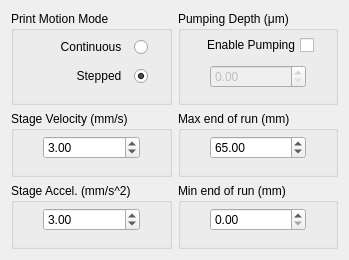
     <widget class="QWidget" name="StageControl">
      <property name="geometry">
       <rect>
        <x>0</x>
        <y>0</y>
        <width>349</width>
        <height>260</height>
       </rect>
      </property>
      <attribute name="label">
       <string>                         Stage Control</string>
      </attribute>
      <layout class="QGridLayout" name="gridLayout_9">
       <item row="0" column="0">
        <layout class="QGridLayout" name="gridLayout_3" rowstretch="10,7,7" columnstretch="1,1">
         <item row="2" column="1">
          <widget class="QGroupBox" name="MinEndOfRunBoxDMD2">
           <property name="title">
            <string>Min end of run (mm)</string>
           </property>
           <layout class="QGridLayout" name="gridLayout_24" columnstretch="1,4,1">
            <property name="leftMargin">
             <number>5</number>
            </property>
            <property name="topMargin">
             <number>0</number>
            </property>
            <property name="rightMargin">
             <number>5</number>
            </property>
            <item row="0" column="1">
             <widget class="QDoubleSpinBox" name="MinEndOfRunParamDMD2">
              <property name="sizePolicy">
               <sizepolicy hsizetype="Minimum" vsizetype="Fixed">
                <horstretch>0</horstretch>
                <verstretch>0</verstretch>
               </sizepolicy>
              </property>
             </widget>
            </item>
            <item row="0" column="0">
             <spacer name="horizontalSpacer_23">
              <property name="orientation">
               <enum>Qt::Horizontal</enum>
              </property>
              <property name="sizeHint" stdset="0">
               <size>
                <width>40</width>
                <height>20</height>
               </size>
              </property>
             </spacer>
            </item>
            <item row="0" column="2">
             <spacer name="horizontalSpacer_24">
              <property name="orientation">
               <enum>Qt::Horizontal</enum>
              </property>
              <property name="sizeHint" stdset="0">
               <size>
                <width>40</width>
                <height>20</height>
               </size>
              </property>
             </spacer>
            </item>
           </layout>
          </widget>
         </item>
         <item row="2" column="0">
          <widget class="QGroupBox" name="StageAccelerationBoxDMD2">
           <property name="title">
            <string>Stage Accel. (mm/s^2)</string>
           </property>
           <layout class="QGridLayout" name="gridLayout_25" columnstretch="1,4,1">
            <property name="leftMargin">
             <number>5</number>
            </property>
            <property name="topMargin">
             <number>0</number>
            </property>
            <property name="rightMargin">
             <number>5</number>
            </property>
            <item row="0" column="0">
             <spacer name="horizontalSpacer_17">
              <property name="orientation">
               <enum>Qt::Horizontal</enum>
              </property>
              <property name="sizeHint" stdset="0">
               <size>
                <width>40</width>
                <height>20</height>
               </size>
              </property>
             </spacer>
            </item>
            <item row="0" column="1">
             <widget class="QDoubleSpinBox" name="StageAccelParamDMD2">
              <property name="sizePolicy">
               <sizepolicy hsizetype="Minimum" vsizetype="Fixed">
                <horstretch>0</horstretch>
                <verstretch>0</verstretch>
               </sizepolicy>
              </property>
              <property name="value">
               <double>3.000000000000000</double>
              </property>
             </widget>
            </item>
            <item row="0" column="2">
             <spacer name="horizontalSpacer_18">
              <property name="orientation">
               <enum>Qt::Horizontal</enum>
              </property>
              <property name="sizeHint" stdset="0">
               <size>
                <width>40</width>
                <height>20</height>
               </size>
              </property>
             </spacer>
            </item>
           </layout>
          </widget>
         </item>
         <item row="1" column="0">
          <widget class="QGroupBox" name="StageVelocityBoxDMD2">
           <property name="title">
            <string>Stage Velocity (mm/s)</string>
           </property>
           <layout class="QGridLayout" name="gridLayout_22" columnstretch="1,4,1">
            <property name="leftMargin">
             <number>5</number>
            </property>
            <property name="topMargin">
             <number>0</number>
            </property>
            <property name="rightMargin">
             <number>5</number>
            </property>
            <item row="0" column="1">
             <widget class="QDoubleSpinBox" name="StageVelocityParamDMD2">
              <property name="sizePolicy">
               <sizepolicy hsizetype="Minimum" vsizetype="Fixed">
                <horstretch>0</horstretch>
                <verstretch>0</verstretch>
               </sizepolicy>
              </property>
              <property name="value">
               <double>3.000000000000000</double>
              </property>
             </widget>
            </item>
            <item row="0" column="2">
             <spacer name="horizontalSpacer_19">
              <property name="orientation">
               <enum>Qt::Horizontal</enum>
              </property>
              <property name="sizeHint" stdset="0">
               <size>
                <width>40</width>
                <height>20</height>
               </size>
              </property>
             </spacer>
            </item>
            <item row="0" column="0">
             <spacer name="horizontalSpacer_20">
              <property name="orientation">
               <enum>Qt::Horizontal</enum>
              </property>
              <property name="sizeHint" stdset="0">
               <size>
                <width>40</width>
                <height>20</height>
               </size>
              </property>
             </spacer>
            </item>
           </layout>
          </widget>
         </item>
         <item row="1" column="1">
          <widget class="QGroupBox" name="MaxEndOfRunBoxDMD2">
           <property name="enabled">
            <bool>true</bool>
           </property>
           <property name="title">
            <string>Max end of run (mm)</string>
           </property>
           <layout class="QGridLayout" name="gridLayout_23" columnstretch="1,4,1">
            <property name="leftMargin">
             <number>5</number>
            </property>
            <property name="topMargin">
             <number>0</number>
            </property>
            <property name="rightMargin">
             <number>5</number>
            </property>
            <item row="0" column="0">
             <spacer name="horizontalSpacer_21">
              <property name="orientation">
               <enum>Qt::Horizontal</enum>
              </property>
              <property name="sizeHint" stdset="0">
               <size>
                <width>40</width>
                <height>20</height>
               </size>
              </property>
             </spacer>
            </item>
            <item row="0" column="1">
             <widget class="QDoubleSpinBox" name="MaxEndOfRunParamDMD2">
              <property name="sizePolicy">
               <sizepolicy hsizetype="Minimum" vsizetype="Fixed">
                <horstretch>0</horstretch>
                <verstretch>0</verstretch>
               </sizepolicy>
              </property>
              <property name="value">
               <double>65.000000000000000</double>
              </property>
             </widget>
            </item>
            <item row="0" column="2">
             <spacer name="horizontalSpacer_22">
              <property name="orientation">
               <enum>Qt::Horizontal</enum>
              </property>
              <property name="sizeHint" stdset="0">
               <size>
                <width>40</width>
                <height>20</height>
               </size>
              </property>
             </spacer>
            </item>
           </layout>
          </widget>
         </item>
         <item row="0" column="0">
          <widget class="QGroupBox" name="MotionModeBox">
           <property name="title">
            <string>Print Motion Mode</string>
           </property>
           <layout class="QGridLayout" name="gridLayout_21" columnstretch="8,1">
            <property name="leftMargin">
             <number>5</number>
            </property>
            <property name="topMargin">
             <number>0</number>
            </property>
            <property name="rightMargin">
             <number>5</number>
            </property>
            <property name="verticalSpacing">
             <number>3</number>
            </property>
            <item row="1" column="0">
             <widget class="QRadioButton" name="SteppedMotionButtonDMD2">
              <property name="layoutDirection">
               <enum>Qt::RightToLeft</enum>
              </property>
              <property name="styleSheet">
               <string notr="true">font: 9pt &quot;MS Shell Dlg 2&quot;;</string>
              </property>
              <property name="text">
               <string>Stepped  </string>
              </property>
              <property name="iconSize">
               <size>
                <width>40</width>
                <height>40</height>
               </size>
              </property>
              <property name="checked">
               <bool>true</bool>
              </property>
             </widget>
            </item>
            <item row="0" column="0">
             <widget class="QRadioButton" name="ContinuousMotionButtonDMD2">
              <property name="layoutDirection">
               <enum>Qt::RightToLeft</enum>
              </property>
              <property name="styleSheet">
               <string notr="true">font: 9pt &quot;MS Shell Dlg 2&quot;;</string>
              </property>
              <property name="text">
               <string>Continuous  </string>
              </property>
              <property name="iconSize">
               <size>
                <width>40</width>
                <height>40</height>
               </size>
              </property>
              <property name="checked">
               <bool>false</bool>
              </property>
             </widget>
            </item>
            <item row="0" column="1">
             <spacer name="horizontalSpacer_15">
              <property name="orientation">
               <enum>Qt::Horizontal</enum>
              </property>
              <property name="sizeHint" stdset="0">
               <size>
                <width>40</width>
                <height>20</height>
               </size>
              </property>
             </spacer>
            </item>
            <item row="1" column="1">
             <spacer name="horizontalSpacer_16">
              <property name="orientation">
               <enum>Qt::Horizontal</enum>
              </property>
              <property name="sizeHint" stdset="0">
               <size>
                <width>40</width>
                <height>20</height>
               </size>
              </property>
             </spacer>
            </item>
           </layout>
          </widget>
         </item>
         <item row="0" column="1">
          <widget class="QGroupBox" name="PumpingBox">
           <property name="title">
            <string>Pumping Depth (μm)</string>
           </property>
           <layout class="QGridLayout" name="gridLayout_20" rowstretch="3,0,0">
            <property name="leftMargin">
             <number>5</number>
            </property>
            <property name="topMargin">
             <number>0</number>
            </property>
            <property name="rightMargin">
             <number>5</number>
            </property>
            <item row="0" column="1">
             <widget class="QCheckBox" name="pumpingCheckBoxDMD2">
              <property name="layoutDirection">
               <enum>Qt::RightToLeft</enum>
              </property>
              <property name="styleSheet">
               <string notr="true">font: 8pt &quot;MS Shell Dlg 2&quot;;</string>
              </property>
              <property name="text">
               <string>Enable Pumping</string>
              </property>
             </widget>
            </item>
            <item row="0" column="2">
             <spacer name="horizontalSpacer_25">
              <property name="orientation">
               <enum>Qt::Horizontal</enum>
              </property>
              <property name="sizeHint" stdset="0">
               <size>
                <width>40</width>
                <height>20</height>
               </size>
              </property>
             </spacer>
            </item>
            <item row="0" column="0">
             <spacer name="horizontalSpacer_26">
              <property name="orientation">
               <enum>Qt::Horizontal</enum>
              </property>
              <property name="sizeHint" stdset="0">
               <size>
                <width>40</width>
                <height>20</height>
               </size>
              </property>
             </spacer>
            </item>
            <item row="2" column="0" colspan="3">
             <layout class="QHBoxLayout" name="horizontalLayout_2" stretch="1,4,1">
              <item>
               <spacer name="horizontalSpacer_13">
                <property name="orientation">
                 <enum>Qt::Horizontal</enum>
                </property>
                <property name="sizeHint" stdset="0">
                 <size>
                  <width>40</width>
                  <height>20</height>
                 </size>
                </property>
               </spacer>
              </item>
              <item>
               <widget class="QDoubleSpinBox" name="pumpingParameterDMD2">
                <property name="enabled">
                 <bool>false</bool>
                </property>
                <property name="maximum">
                 <double>5000.000000000000000</double>
                </property>
               </widget>
              </item>
              <item>
               <spacer name="horizontalSpacer_14">
                <property name="orientation">
                 <enum>Qt::Horizontal</enum>
                </property>
                <property name="sizeHint" stdset="0">
                 <size>
                  <width>40</width>
                  <height>20</height>
                 </size>
                </property>
               </spacer>
              </item>
             </layout>
            </item>
           </layout>
          </widget>
         </item>
        </layout>
       </item>
      </layout>
     </widget>
